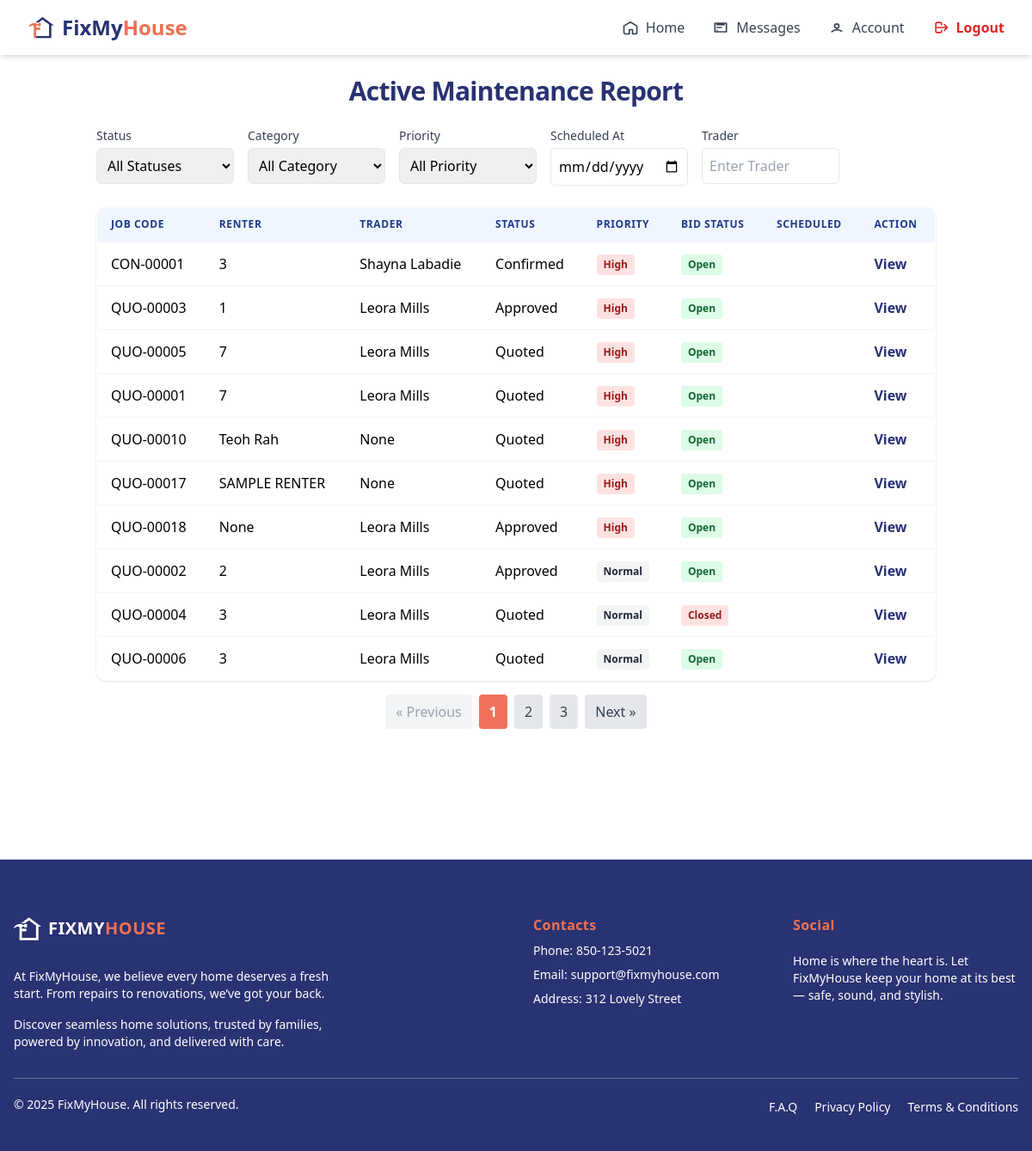
Before: /agent/active-jobs/ (signed in) with the older database file.
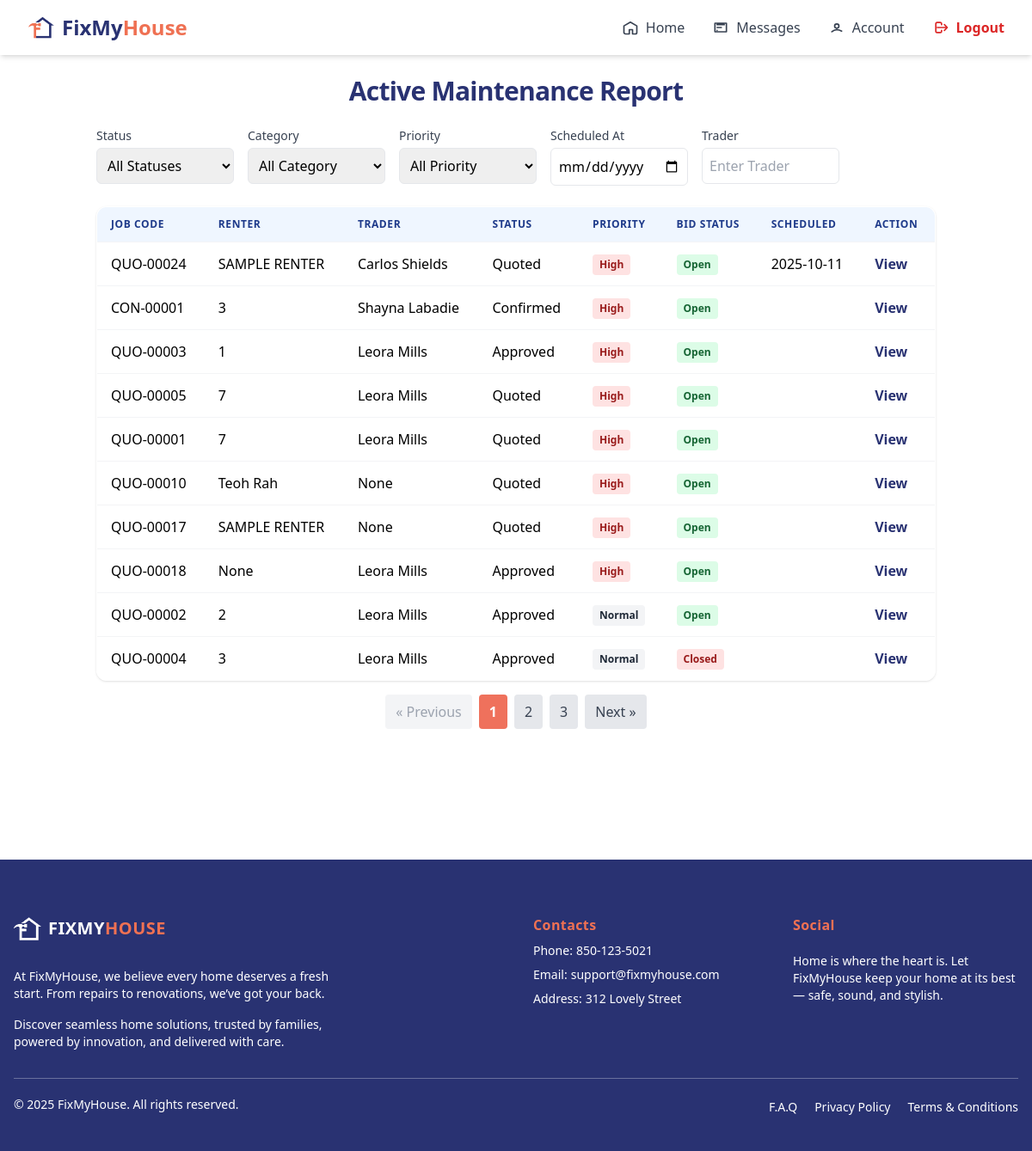
After: the same page with the newer database file.
### trader/models/jobs.py (models this page shows, shortened)
class Jobs(models.Model):
    agent = models.ForeignKey(AgentRegister, on_delete=models.CASCADE, related_name='jobs_agent')
    trader = models.ForeignKey(TraderRegistration, on_delete=models.SET_NULL, null=True, blank=True, related_name='jobs_trader')
    property = models.ForeignKey(Property, on_delete=models.SET_NULL, null=True, blank=True, related_name='jobs_property')
    STATUS_CHOICES = [
        ('quoted', 'Quoted'),
        ('confirmed', 'Confirmed'),
        ('approved', 'Approved'),
        ('scheduled', 'Scheduled'),
    ]
    address = models.TextField(blank=True, null=True)
    category = models.ForeignKey(Services, on_delete=models.SET_NULL, null=True, blank=True, related_name='category_services')
    renter = models.CharField(max_length=100, null=True, blank=True)
    priority = models.BooleanField(default=False)  # True = High Priority
    job_code = models.CharField(max_length=20, unique=True)
    notes = models.TextField()
    status = models.CharField(max_length=20, choices=STATUS_CHOICES, default='quoted')
    bid_status = models.CharField(max_length=20, choices=[('open', 'Open'), ('closed', 'Closed')], default='open')
    bid_count = models.IntegerField(default=0)
    quoted_at = models.DateField(default=timezone.now)
    confirmed_at = models.DateField(null=True, blank=True)
    approved_at = models.DateField(null=True, blank=True)
    scheduled_at = models.DateField(null=True, blank=True)
    is_active = models.BooleanField(null=True, blank=True, default=True)
    start_date = models.DateField(null=True, blank=True)
    end_date = models.DateField(null=True, blank=True)
    issue_found_at = models.DateField(null=True, blank=True)
    renter_availability = models.DateField(null=True, blank=True)
    issue_been_fixed_before = models.BooleanField(default=False)

### trader/models/registerTrader.py (models this page shows, shortened)
class TraderRegistration(models.Model):
    user = models.OneToOneField(User, on_delete=models.CASCADE, null=True, blank=True)
    name = models.CharField(max_length=255)
    email = models.EmailField()
    phone = models.CharField(max_length=50)
    password = models.CharField(max_length=255, null=True, blank=True)
    isAdmin = models.BooleanField(default=False)
    isDirector = models.BooleanField(default=True)
    isTeamMember = models.BooleanField(default=False)
    COMPANY_TYPE_CHOICES = [
        ('sole_trader', 'Sole Trader'),
        ('company', 'Company'),
    ]
    INDUSTRIES_CHOICES = [
        ('air_conditioning', 'Air Conditioning'),
        ('cleaning', 'Cleaning'),
        ('electrical', 'Electrical'),
        ('gardening', 'Gardening'),
        ('general_maintenance', 'General Maintenance'),
        ('glazing', 'Glazing'),
        ('pest_control', 'Pest Control'),
        ('plumbing_gas', 'Plumbing / Gas'),
        ('tree_cutting', 'Tree Cutting'),
        ('steel_works', 'Steel Works'),
        ('safety', 'Safety'),
    ]
    company_type = models.CharField(max_length=100, choices=COMPANY_TYPE_CHOICES, default='company')
    company_name = models.CharField(max_length=255, blank=True, null=True)
    company_address = models.CharField(max_length=255, blank=True, null=True)
    company_email = models.EmailField(blank=True, null=True)
    company_landline = models.CharField(max_length=50, blank=True, null=True)
    gst_registered = models.BooleanField(default=False)
    abn = models.CharField(max_length=20, blank=True, null=True)
    industry = models.CharField(max_length=100, choices=INDUSTRIES_CHOICES, blank=True, null=True)
    state = models.CharField(max_length=100, blank=True)
    municipality = models.CharField(max_length=100, blank=True)
    city = models.CharField(max_length=100, blank=True)
    address_line_1 = models.CharField(max_length=255, blank=True, null=True)
    address_line_2 = models.CharField(max_length=255, blank=True, null=True)
    postal_code = models.CharField(max_length=20, blank=True)
    def __str__(self):
        return self.name

### agent/views/jobRequestList.py (the view, shortened to what this page needs)
# urls.py: path('active-jobs/', ActiveJobsListView.as_view(), name='active_jobs_list'),
@method_decorator([login_required, agent_required], name='dispatch')
class ActiveJobsListView(ListView):
    model = Jobs
    template_name = 'components/home/active_jobs_list.html'
    context_object_name = 'jobs'
    paginate_by = 10  # Adjust as needed
    def get(self, request, *args, **kwargs):
        try:
            self.object_list = self.get_queryset()
            context = self.get_context_data()
            return self.render_to_response(context)
        except self.paginator.InvalidPage:
            params = request.GET.copy()
            params['page'] = '1'
            return HttpResponseRedirect(f"{reverse('active_jobs_list')}?{params.urlencode()}")
    def get_queryset(self):
        queryset = super().get_queryset()
        queryset = queryset.filter(is_active=True)
        status = self.request.POST.get('status') if self.request.method == 'POST' else self.request.GET.get('status')
        category = self.request.POST.get('category') if self.request.method == 'POST' else self.request.GET.get('category')
        priority = self.request.POST.get('priority') if self.request.method == 'POST' else self.request.GET.get('priority')
        trader = self.request.POST.get('trader') if self.request.method == 'POST' else self.request.GET.get('trader')
        scheduled_at = self.request.POST.get('scheduled_at') if self.request.method == 'POST' else self.request.GET.get('scheduled_at')
        if status:
            queryset = queryset.filter(status=status)
        if category:
            queryset = queryset.filter(category=category)
        if trader:
            queryset = queryset.filter(trader__name__icontains=trader)
        if scheduled_at:
            queryset = queryset.filter(scheduled_at=scheduled_at)
        if priority == 'true':
            queryset = queryset.filter(priority=True)
        elif priority == 'false':
            queryset = queryset.filter(priority=False)
        return queryset.order_by('-priority', '-scheduled_at', '-approved_at', '-confirmed_at')
    def get_context_data(self, **kwargs):
        context = super().get_context_data(**kwargs)
        category = self.request.POST.get('category', '')
        if self.request.method == 'POST':
            context['filter_status'] = self.request.POST.get('status', '')
            context['filter_category'] = int(category) if category and category.isdigit() else ''
            context['filter_priority'] = self.request.POST.get('priority', '')
            context['filter_trader'] = self.request.POST.get('trader', '')
            context['filter_scheduled_at'] = self.request.POST.get('scheduled_at', '')
        else:
            context['filter_status'] = self.request.GET.get('status', '')
            context['filter_category'] = self.request.GET.get('category', '')
            context['filter_priority'] = self.request.GET.get('priority', '')
            context['filter_trader'] = self.request.GET.get('trader', '')
            context['filter_scheduled_at'] = self.request.GET.get('scheduled_at', '')
        context['status_options'] = dict(self.model._meta.get_field('status').choices)
        context['category_options'] = {
            service.id: service.description
            for service in Services.objects.all()
        }
        for key, label in context['category_options'].items():
            if str(key) == context['filter_category']:
                print(key, label, 'SELECTED')
        return context

### agent/templates/components/home/active_jobs_list.html (shortened to what this page needs)
{% extends "baseAgent.html" %}
{% block content %}
{% include 'components/home/navigatorBaseAgent.html' %}
<main class="max-w-5xl mx-auto p-4 sm:p-6 mb-[8rem] flex-1 w-full">
  <h2 class="text-2xl sm:text-3xl font-bold text-[#293272] mb-6 text-center tracking-tight">Active Maintenance Report</h2>
  <form method="GET" class="mb-6">
    <div class="flex flex-col md:flex-row gap-4">
      <div>
        <label for="status" class="block text-sm font-medium text-gray-700">Status</label>
        <select name="status" id="status" class="mt-1 p-2 border rounded-md w-full md:w-40" onchange="this.form.submit()">
          <option value="">All Statuses</option>
        </select>
      </div>
      <div>
        <label for="category" class="block text-sm font-medium text-gray-700">Category</label>
        <select name="category" id="category" class="mt-1 p-2 border rounded-md w-full md:w-40" onchange="this.form.submit()">
          <option value="">All Category</option>
        </select>
      </div>
      <div>
        <label for="priority" class="block text-sm font-medium text-gray-700">Priority</label>
        <select name="priority" id="priority" class="mt-1 p-2 border rounded-md w-full md:w-40" onchange="this.form.submit()">
          <option value="">All Priority</option>
        </select>
      </div>
      <div>
        <label for="priority" class="block text-sm font-medium text-gray-700">Scheduled At</label>
        <input type="date" name="scheduled_at" id="scheduled_at" class="mt-1 p-2 border rounded-md w-full md:w-40" value="{{ filter_scheduled_at }}" onchange="this.form.submit()">
      </div>
      <div>
        <label for="trader" class="block text-sm font-medium text-gray-700">Trader</label>
        <input type="text" name="trader" id="trader" value="{{ filter_trader }}"
          class="mt-1 p-2 border rounded-md w-full md:w-40"
          placeholder="Enter Trader"
          onchange="this.form.submit()">
      </div>
    </div>
  </form>
  <div class="space-y-4"
    x-data="{
      open: false, job: {},
      jobBids: [],
      GetBiddings(job) {
        this.open = true;
        this.job = {
          id: job.id,
          job_code: job.job_code,
          renter: job.renter,
          trader: job.trader,
          status: job.status,
          priority: job.priority,
          bid_status: job.bid_status,
          scheduled_at: job.scheduled_at,
        };
        fetch(`{% url 'get_bidding' 0 %}`.replace('0', job.id), { method: 'GET' })
          .then(res => res.json())
          .then(data => {
            if (data.success) {
              this.jobBids = data.bids || [];
            } else {
              alert('Error: ' + (data.error || 'Failed to fetch bidding.'));
            }
          })
          .catch(err => {
            alert('Something went wrong while fetching bidding data.');
          })
      }
    }"
    x-cloak
  >
    <div class="hidden sm:block overflow-x-auto rounded-xl shadow">
      <table class="min-w-full bg-white border border-gray-200 rounded-xl overflow-hidden">
        <thead class="bg-blue-50">
          <tr>
            <th class="px-4 py-3 text-left text-xs font-semibold text-blue-900 uppercase tracking-wider font-bold">Job Code</th>
            <th class="px-4 py-3 text-left text-xs font-semibold text-blue-900 uppercase tracking-wider font-bold">Renter</th>
            <th class="px-4 py-3 text-left text-xs font-semibold text-blue-900 uppercase tracking-wider font-bold">Trader</th>
            <th class="px-4 py-3 text-left text-xs font-semibold text-blue-900 uppercase tracking-wider font-bold">Status</th>
            <th class="px-4 py-3 text-left text-xs font-semibold text-blue-900 uppercase tracking-wider font-bold">Priority</th>
            <th class="px-4 py-3 text-left text-xs font-semibold text-blue-900 uppercase tracking-wider font-bold">Bid Status</th>
            <th class="px-4 py-3 text-left text-xs font-semibold text-blue-900 uppercase tracking-wider font-bold">Scheduled</th>
            <th class="px-4 py-3 text-left text-xs font-semibold text-blue-900 uppercase tracking-wider font-bold">Action</th>
          </tr>
        </thead>
        <tbody>
          {% for job in jobs %}
            <tr class="border-t border-gray-100 hover:bg-blue-50 transition">
              <td class="px-4 py-3 whitespace-nowrap">{{ job.job_code }}</td>
              <td class="px-4 py-3 whitespace-nowrap">{{ job.renter }}</td>
              <td class="px-4 py-3 whitespace-nowrap">{{ job.trader }}</td>
              <td class="px-4 py-3 whitespace-nowrap">{{ job.get_status_display }}</td>
              <td class="px-4 py-3 whitespace-nowrap">
                {% if job.priority %}
                  <span class="inline-block px-2 py-1 text-xs font-semibold rounded bg-red-100 text-red-800">High</span>
                {% else %}
                  <span class="inline-block px-2 py-1 text-xs font-semibold rounded bg-gray-100 text-gray-800">Normal</span>
                {% endif %}
              </td>
              <td class="px-4 py-3 whitespace-nowrap">
                {% if job.bid_status == 'open' %}
                  <span class="inline-block px-2 py-1 text-xs font-semibold rounded bg-green-100 text-green-800">Open</span>
                {% else %}
                  <span class="inline-block px-2 py-1 text-xs font-semibold rounded bg-red-100 text-red-800">Closed</span>
                {% endif %}
              </td>
              <td class="px-4 py-3 whitespace-nowrap">{{ job.scheduled_at|date:"Y-m-d" }}</td>
              <td class="px-4 py-3 whitespace-nowrap">
                <button
                  class="text-[#293272] font-semibold hover:underline"
                  @click='GetBiddings({
                    id: "{{ job.id }}",
                    job_code: "{{ job.job_code }}",
                    renter: "{{ job.renter }}",
                    trader: "{{ job.trader }}",
                    status: "{{ job.get_status_display }}",
                    priority: "{{ job.priority|yesno:"High,Normal" }}",
                    bid_status: "{{ job.bid_status }}",
                    scheduled_at: "{{ job.scheduled_at|date:"Y-m-d" }}"
                  })'
                >
                  View
                </button>
              </td>
            </tr>
          {% empty %}
          <tr>
            <td colspan="8" class="text-center py-4">No active jobs found.</td>
          </tr>
          {% endfor %}
        </tbody>
      </table>
    </div>
    {% if page_obj.has_other_pages %}
      <div class="pagination flex justify-center items-center mt-6 space-x-2">
        {% if page_obj.has_previous %}
        <a href="{% url 'active_jobs_list' %}?page={{ page_obj.previous_page_number }}{% if filter_status %}&status={{ filter_status }}{% endif %}{% if filter_category %}&category={{ filter_category }}{% endif %}{% if filter_priority %}&priority={{ filter_priority }}{% endif %}{% if filter_trader %}&trader={{ filter_trader|urlencode }}{% endif %}{% if filter_scheduled_at %}&scheduled_at={{ filter_scheduled_at }}{% endif %}"
          class="px-3 py-2 bg-gray-200 text-gray-700 rounded hover:bg-gray-300 transition"
          onclick="saveScrollPosition()">
          &laquo; Previous
        </a>
        {% else %}
        <span class="px-3 py-2 bg-gray-100 text-gray-400 rounded cursor-not-allowed">
          &laquo; Previous
        </span>
        {% endif %}
        {% for num in page_obj.paginator.page_range %}
          {% if page_obj.number == num %}
            <span class="px-3 py-2 bg-[#EF715C] text-white rounded font-semibold">
              {{ num }}
            </span>
            {% else %}
            <a href="{% url 'active_jobs_list' %}?page={{ num }}"
              class="px-3 py-2 bg-gray-200 text-gray-700 rounded hover:bg-gray-300 transition"
              onclick="saveScrollPosition()">
              {{ num }}
            </a>
          {% endif %}
        {% endfor %}
        {% if page_obj.has_next %}
        <a href="{% url 'active_jobs_list' %}?page={{ page_obj.next_page_number }}"
          class="px-3 py-2 bg-gray-200 text-gray-700 rounded hover:bg-gray-300 transition"
          onclick="saveScrollPosition()">
          Next &raquo;
        </a>
        {% else %}
        <span class="px-3 py-2 bg-gray-100 text-gray-400 rounded cursor-not-allowed">
          Next &raquo;
        </span>
        {% endif %}
      </div>
    {% endif %}
  </div>
</main>
{% include 'components/footerAgent.html' %}
{% endblock %}

Changed rows visible on the page:
no longer on this page (row unchanged): Jobs: job_code "QUO-00006", renter "3", trader "Leora Mills", status "Quoted", priority "Normal", bid_status "Open"
added Jobs: job_code "QUO-00024", renter "SAMPLE RENTER", trader "Carlos Shields", status "Quoted", priority "High", bid_status "Open", scheduled_at "2025-10-11"
changed Jobs "QUO-00004": status "Quoted" → "Approved"
